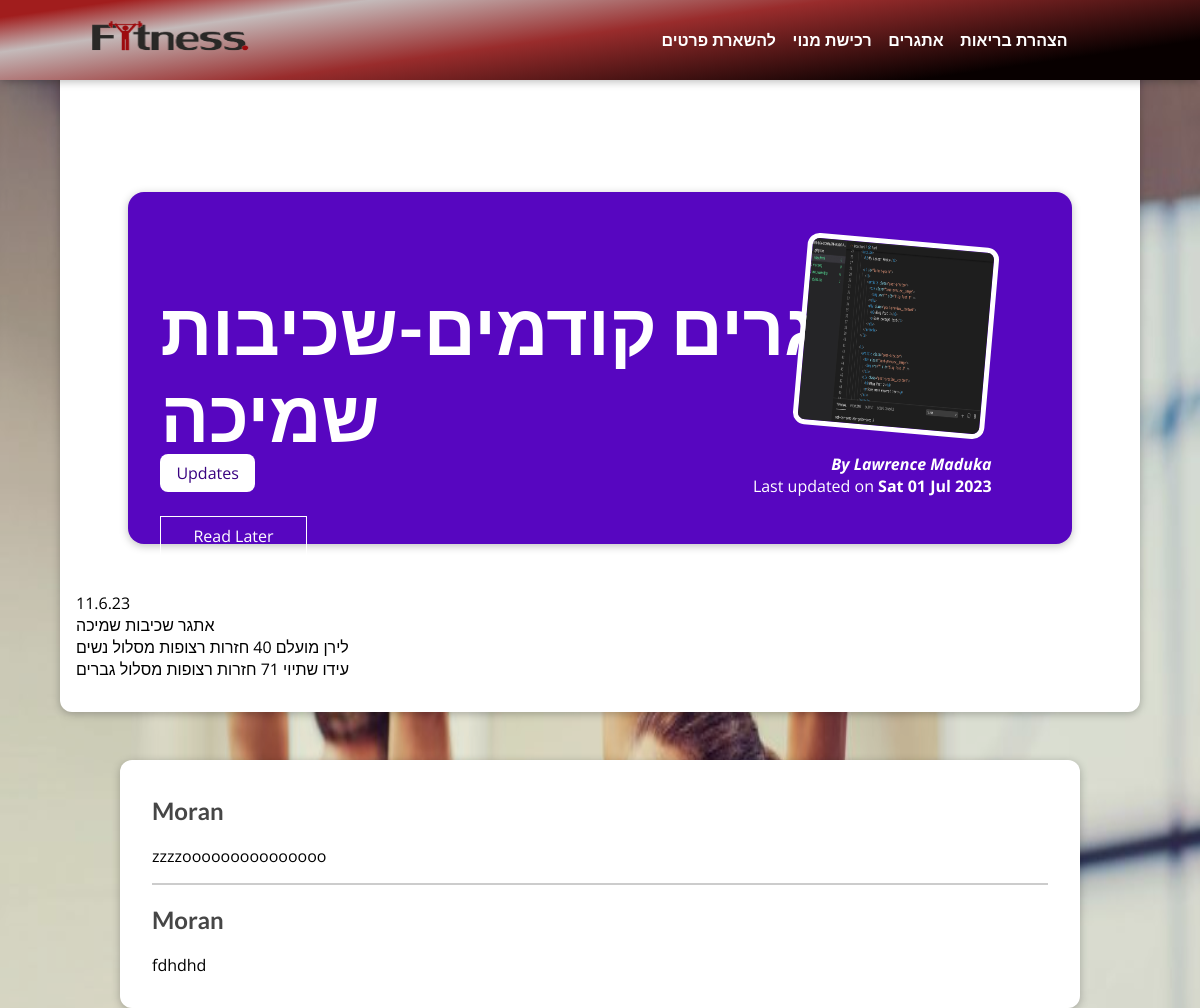
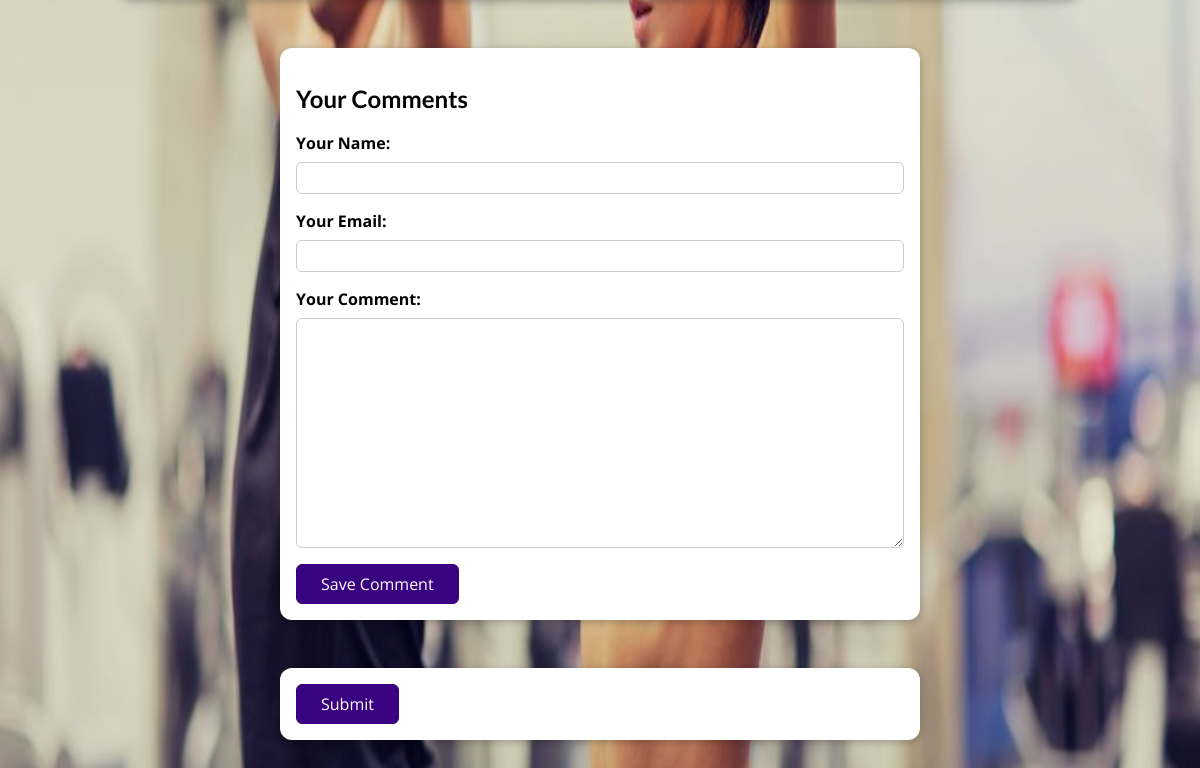
Page /posts/programming-is-fun on the committed database (2 pictures, top to bottom).
### blog/models.py (models this page shows, shortened)
class Post(models.Model):
    title = models.CharField(max_length=150)
    excerpt = models.CharField(max_length=200)
    image = models.ImageField(upload_to="post", null= True)
    date = models.DateField(auto_now=True)
    slug = models.SlugField(unique=True, db_index=True)
    content = models.TextField(validators=[MinLengthValidator(10)])
    author = models.ForeignKey(Author, on_delete=models.SET_NULL,null=True, related_name="posts")
    tags = models.ManyToManyField(Tag)

class Tag(models.Model):
    caption = models.CharField(max_length=20)

class Author(models.Model):
    first_name = models.CharField(max_length=150)
    last_name = models.CharField(max_length=150)
    email_address = models.EmailField(max_length=150)
    def full_name(self):
        return f"{self.first_name} {self.last_name}"
    def __str__(self) -> str:
        return self.full_name()

class Comment(models.Model):
    user_name = models.CharField(max_length= 120)
    user_email = models.EmailField()
    text = models.TextField(max_length=400)
    post = models.ForeignKey(Post, on_delete=models.CASCADE, related_name="comments")

### blog/views.py (the view, shortened to what this page needs)
# urls.py: path("posts/<slug:slug>", views.SinglePostsView.as_view(), name="post-detail-page"),
class SinglePostsView(View):
    def is_stored_post(self, request, post_id):
        stored_posts = request.session.get("stored_posts")
        if stored_posts is not None:
            is_saved_for_later = post_id in stored_posts
        else:
            is_saved_for_later = False
        return is_saved_for_later
    def get(self,request,slug):
        post = Post.objects.get(slug=slug)
        stored_posts = request.session.get("stored_posts")
        context = {
            "post":post,
            "post_tags": post.tags.all(),
            "comment_form": CommentForm(),
            "comments": post.comments.all().order_by("-id"),
            "saved_for_later": self.is_stored_post(request, post.id)
        }
        return render(request, "blog/post-detail.html", context)

### blog/forms.py
class CommentForm(forms.ModelForm):
    class Meta:
        model = Comment
        exclude = ["post"]
        labels = {
            "user_name": "Your Name",
            "user_email": "Your Email",
            "text": "Your Comment"
        }

### blog/templates/blog/post-detail.html (shortened to what this page needs)
{% extends 'base.html' %}
{% load static%}
{% block css_files %}
<link rel="stylesheet" href="{% static "blog/post-detail.css" %}">
{% endblock%}
{% block content%}
<main>
<section id="summary">
    <h2> {{post.title}}</h2>
    <div>{% for tag in post_tags %}
            <span class="tag">{{ tag.caption }}</span>
        {% endfor %}
    </div>
    <div id = "read-later">
        <form action="{% url 'read-later' %}" method= "POST">
            <button>
                {% if saved_for_later %}
                    Remove from read later
                {% else %}
                    Read Later
                {% endif %}
            </button>
        </form>
    </div>
    <article>
            <img src="{{post.image.url}}" alt="{{post.title}}">
            <address> By <a href="mailto:{{post.author.email_address}}">{{post.author|title}}</a></address>
            <div class="post__content">
                Last updated on  <time>{{post.date|date:"D d M Y"}}</time>
            </div>
    </article>
</section>
    {{post.content|linebreaks}}
</main>
<section id="comments">
    <ul>
        {% for comment in comments %}
            <li>
                <h2> {{comment.user_name}}</h2>
                <p> {{comment.text | linebreaks }} </p>
            </li>
        {% endfor %}
    </ul>
</section>
<section id="comment-form">
    <h2> Your Comments</h2>
    <form action = "{% url 'post-detail-page' post.slug %}" method = "POST">
        {% for form_field in comment_form%}
            <div class="form-control {% if form_field.errors %}invalid{% endif %}">
                {{form_field.label_tag}}
                {{form_field}}
            </div>
            {% endfor %}
        <button>Save Comment</button>
    </form>
</section>
<div>
    <section id="detail-form">
        <form>
            <button>Submit</button>
        </form>
    </section>
</div>
{% endblock%}

### static/app.css (style rules this page uses)
* { box-sizing: border-box; }
html { font-family: 'Open Sans', 'Lato', sans-serif; }
body { margin: 0; background-repeat: no-repeat; background-position: top; background-attachment: fixed; background-size: 100% 100%; background-color: rgb(107, 107, 107); background-blend-mode: multiply; }
h1, h2, h3 { font-family: 'Lato', sans-serif; font-weight: bold; }

### blog/static/blog/post-detail.css (style rules this page uses)
body { background-color: #e7e7e7; }
#summary { margin: 8rem auto 3rem auto; padding: 2rem; width: 90%; max-width: 90rem; border-radius: 16px; background-color: #5706c0; position: relative; box-shadow: 0 2px 8px rgba(0, 0, 0, 0.25); height: 22rem; }
#summary h2 { color: white; font-size: 4.5rem; margin-bottom: 0.25rem; }
#summary article { position: absolute; top: 2rem; right: 3rem; padding: 1rem 2rem; border-radius: 12px; text-align: right; color: white; }
#summary article img { width: 12rem; height: 12rem; border-radius: 12px; transform: rotateZ(5deg); border: 5px solid white; margin-bottom: 1rem; }
#summary address { font-weight: bold; }
#summary a { color: white; text-decoration: none; }
#summary time { font-weight: bold; }
#read-later { margin: 2rem 0; }
#read-later button { background-color: transparent; border: 1px solid white; padding: 0.5rem 2rem; font: inherit; color: white; cursor: pointer; }
main { width: 90%; max-width: 90rem; margin: 3rem auto; background-color: white; padding: 1rem; border-radius: 12px; box-shadow: 0 2px 8px rgba(0, 0, 0, 0.25); }
.tag { background-color: white; color: #390281; padding: 0.5rem 1rem; border-radius: 8px; }
#comment-form { margin: 3rem auto; width: 90%; max-width: 40rem; border-radius: 12px; background-color: white; box-shadow: 0 2px 8px rgba(0, 0, 0, 0.25); padding: 1rem; }
#comment-form button { font: inherit; background-color: #390281; color: white; border: 1px solid #390281; padding: 0.5rem 1.5rem; border-radius: 6px; cursor: pointer; }
.form-control { margin-bottom: 1rem; }
#detail-form { margin: 3rem auto; width: 90%; max-width: 40rem; border-radius: 12px; background-color: white; box-shadow: 0 2px 8px rgba(0, 0, 0, 0.25); padding: 1rem; }
#detail-form button { font: inherit; background-color: #390281; color: white; border: 1px solid #390281; padding: 0.5rem 1.5rem; border-radius: 6px; cursor: pointer; }
.form-control label { font-weight: bold; margin-bottom: 0.5rem; display: block; }
.form-control input, .form-control textarea { display: block; width: 100%; font: inherit; padding: 0.25rem; border-radius: 6px; border: 1px solid #ccc; }
#comments { margin: 3rem auto; width: 90%; max-width: 60rem; border-radius: 12px; background-color: white; box-shadow: 0 2px 8px rgba(0, 0, 0, 0.25); padding: 1rem 2rem; }
#comments ul { list-style: none; margin: 0; padding: 0; }
#comments li { margin-bottom: 1rem; border-bottom: 2px solid #ccc; }
#comments li:last-of-type { border-bottom: none; }
#comments h2 { color: #464646; }

### rows in the picture
Post: title "אתגרים קודמים-שכיבות שמיכה", image (picture), author "Lawrence Maduka", date "Sat 01 Jul 2023", content "11.6.23 אתגר שכיבות שמיכה לירן מועלם 40 חזרות רצופות מסלול נשים עידו שתיוי 71 חזרות רצופות מסלול גברים"
Tag: caption "Updates"
Comment: user_name "Moran", text "zzzzooooooooooooooo"
Comment: user_name "Moran", text "fdhdhd"
